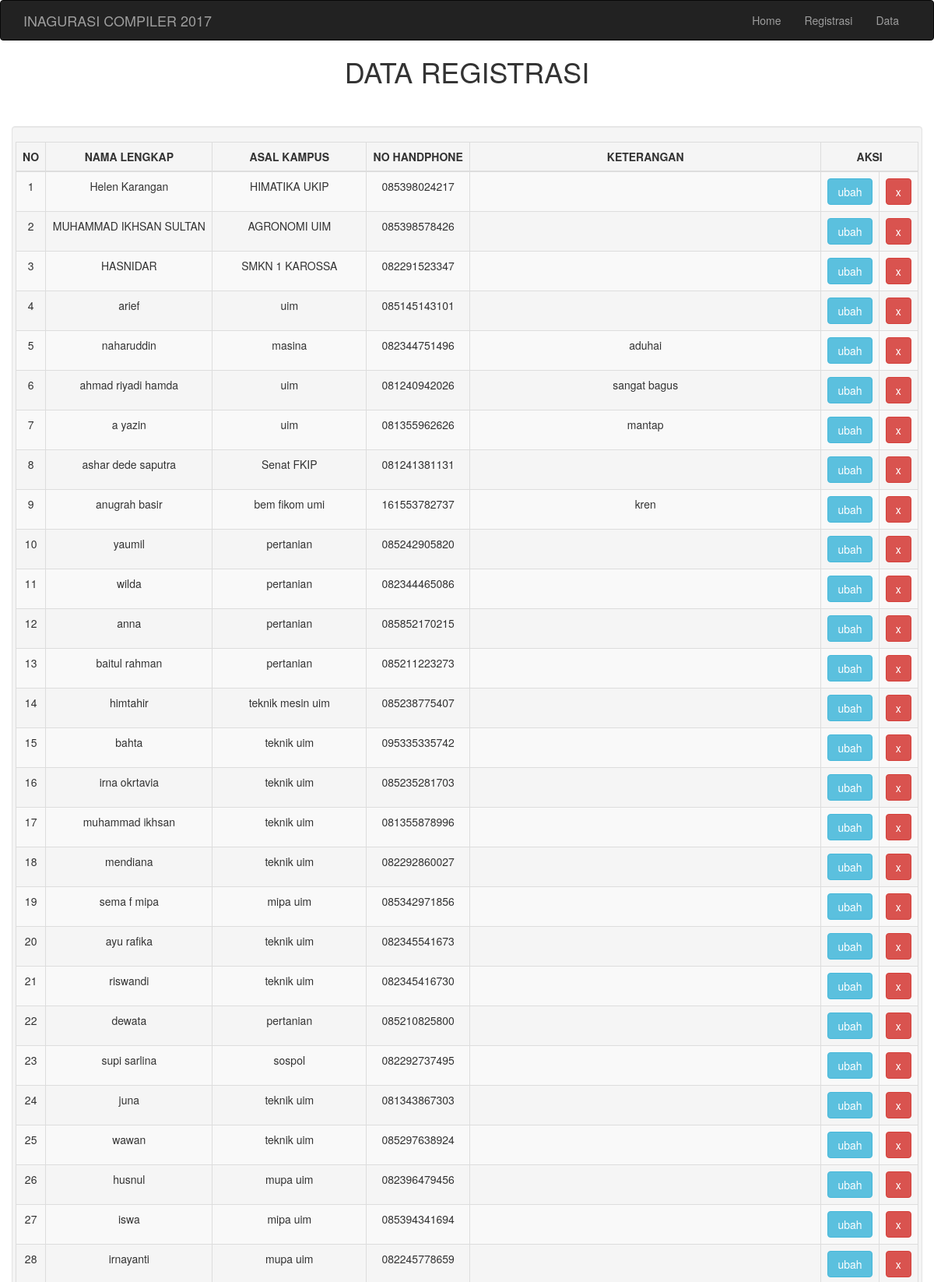
Page /peserta.php (upper part) on the committed database.
### tables this page shows
CREATE TABLE `peserta` (
  `id` int(11) NOT NULL,
  `nama` varchar(100) NOT NULL,
  `kampus` varchar(100) NOT NULL,
  `no_hp` varchar(12) NOT NULL,
  `keterangan` varchar(100) NOT NULL
);

### peserta.php (the view, shortened to what this page needs)
<?php
include 'header.php';
 ?>
<h1 class="text-center">DATA REGISTRASI</h1>
<br><br>
<div class="container well">
	<div class="row">
		<table width="100%" class="table table-striped table-bordered">
			<thead>
				<tr>
					<th class="text-center">NO</th>
					<th class="text-center">NAMA LENGKAP</th>
					<th class="text-center">ASAL KAMPUS</th>
					<th class="text-center">NO HANDPHONE</th>
					<th class="text-center">KETERANGAN</th>
					<th class="text-center" colspan="2">AKSI</th>
				</tr>
			</thead>
<?php
include "koneksi.php";
$query = "SELECT * FROM peserta";
$sql = mysqli_query($connect, $query);
$no = 1;
while ($data = mysqli_fetch_array($sql)){
?>
	<tr>
		<td class="text-center"><?php echo $no++; ?></td>
		<td class="text-center"><?php echo $data['nama'] ?></td>
		<td class="text-center"><?php echo $data['kampus'] ?></td>
		<td class="text-center"><?php echo $data['no_hp'] ?></td>
		<td class="text-center"><?php echo $data['keterangan'] ?></td>
		<td class="text-center">
			<a href="ubah.php?id=<?= $data['id'];  ?>" class="btn btn-info">ubah</a>
		</td>
		<td class="text-center">
			<a href="hapus.php?id=<?php echo $data['id']; ?>" class="btn btn-danger">x</a>
		</td>
	</tr>
	<?php } ?>
	</table>
	</div>
</div>
</body>
</html>

### rows in the picture
peserta: nama "Helen Karangan", kampus "HIMATIKA UKIP", no_hp "085398024217"
peserta: nama "MUHAMMAD IKHSAN SULTAN", kampus "AGRONOMI UIM", no_hp "085398578426"
peserta: nama "HASNIDAR", kampus "SMKN 1 KAROSSA", no_hp "082291523347"
peserta: nama "arief", kampus "uim", no_hp "085145143101"
peserta: nama "naharuddin", kampus "masina", no_hp "082344751496", keterangan "aduhai"
peserta: nama "ahmad riyadi hamda", kampus "uim", no_hp "081240942026", keterangan "sangat bagus"
peserta: nama "a yazin", kampus "uim", no_hp "081355962626", keterangan "mantap"
peserta: nama "ashar dede saputra", kampus "Senat FKIP", no_hp "081241381131"
peserta: nama "anugrah basir", kampus "bem fikom umi", no_hp "161553782737", keterangan "kren"
peserta: nama "yaumil", kampus "pertanian", no_hp "085242905820"
peserta: nama "wilda", kampus "pertanian", no_hp "082344465086"
peserta: nama "anna", kampus "pertanian", no_hp "085852170215"
peserta: nama "baitul rahman", kampus "pertanian", no_hp "085211223273"
peserta: nama "himtahir", kampus "teknik mesin uim", no_hp "085238775407"
peserta: nama "bahta", kampus "teknik uim", no_hp "095335335742"
peserta: nama "irna okrtavia", kampus "teknik uim", no_hp "085235281703"
peserta: nama "muhammad ikhsan", kampus "teknik uim", no_hp "081355878996"
peserta: nama "mendiana", kampus "teknik uim", no_hp "082292860027"
peserta: nama "sema f mipa", kampus "mipa uim", no_hp "085342971856"
peserta: nama "ayu rafika", kampus "teknik uim", no_hp "082345541673"
peserta: nama "riswandi", kampus "teknik uim", no_hp "082345416730"
peserta: nama "dewata", kampus "pertanian", no_hp "085210825800"
peserta: nama "supi sarlina", kampus "sospol", no_hp "082292737495"
peserta: nama "juna", kampus "teknik uim", no_hp "081343867303"
peserta: nama "wawan", kampus "teknik uim", no_hp "085297638924"
peserta: nama "husnul", kampus "mupa uim", no_hp "082396479456"
peserta: nama "iswa", kampus "mipa uim", no_hp "085394341694"
peserta: nama "irnayanti", kampus "mupa uim", no_hp "082245778659"
